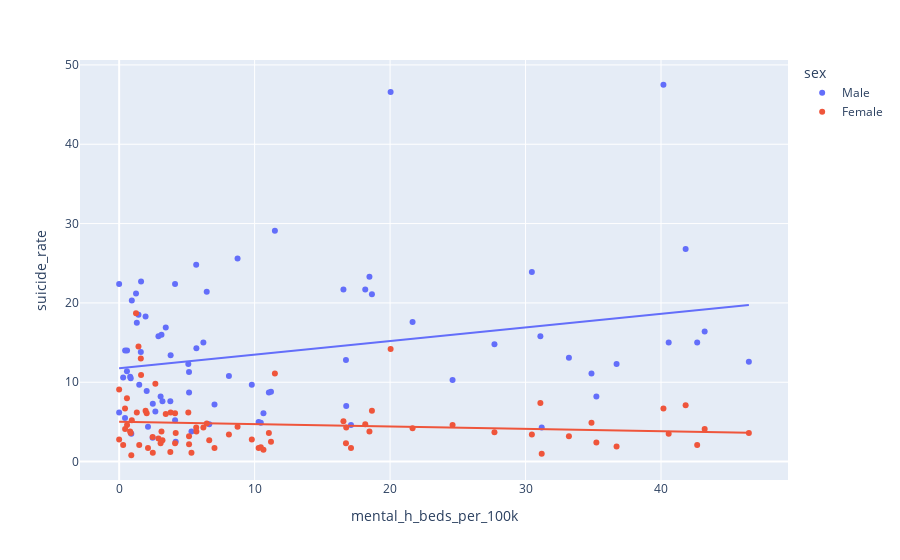

Notebook code for this chart:
### Markdown cell above
This seems like the most basic statistic there is, and that positive trend is worrying. Even if you look at that tempting river and cut it down to <0.1, the data make an annoying concave shape. But that's okay. This is a good time to mention that there are basically three "genres of accommodation" in the dataset:

* Facilities (per 100 000 people: mental hospitals, *beds in* mental hospitals, mental health units in general hospitals, *beds for mental health in* general hospitals, mental health outpatient facilities, mental health day treatment facilities, community residential facilities, and *beds in* community residential facilities)
* People (working in the mental health sector, per 100 000 people: psychiatrists, nurses, social workers, and psychologists)
* Government (fraction of government expenditure on mental health which was on mental hospitals, whether the country has a standalone law for mental health, when this law was enacted, whether the country has a standalone policy or plan for mental health, and when this policy was published)

Surely the number of beds is a better measure than the number of facilities, right?

### Code cell
fig = px.scatter(df2016g[df2016g["mental_h_beds_per_100k"] < 50], x="mental_h_beds_per_100k", y="suicide_rate", trendline="ols", color="sex")
fig.show()

### Figure 1 — Plotly figure (JSON) as saved in the notebook; plotly's stock layout.template omitted (floating-point values rounded to 4 significant figures)
{"data": [{"hovertemplate": "sex=Male<br>mental_h_beds_per_100k=%{x}<br>suicide_rate=%{y}<extra></extra>", "legendgroup": "Male", "marker": {"color": "#636efa", "symbol": "circle"}, "mode": "markers", "name": "Male", "orientation": "v", "showlegend": true, "type": "scatter", "x": [0.296, 0.585, 16.76, 0.896, 40.57, 31.19, 0, 0.434, 33.2, 9.792, 0, 3.125, 16.74, 43.22, 10.46, 0.811, 7.038, 4.126, 8.74, 11.21, 6.217, 36.72, 2.9, 2.033, 10.65, 2.129, 20.04, 1.951, 1.426, 21.66, 18.17, 35.23, 6.649, 1.482, 27.7, 1.6, 40.18, 4.175, 0.854, 3.06, 2.672, 46.48, 18.48, 0.439, 11.05, 0.576, 2.472, 3.779, 3.197, 4.129, 30.47, 5.701, 5.106, 2.483, 3.44, 17.11, 0.935, 34.87, 5.687, 31.09, 42.67, 5.338, 1.618, 6.464, 10.29, 5.158, 1.245, 41.82, 18.66, 24.61, 8.103, 5.161, 3.801, 16.56, 1.304, 11.5], "xaxis": "x", "y": [10.6, 14, 7, 3.5, 15, 4.3, 22.4, 5.5, 13.1, 9.7, 6.2, 16, 12.8, 16.4, 4.9, 10.7, 7.2, 22.4, 25.6, 8.8, 15, 12.3, 15.8, 8.9, 6.1, 4.4, 46.6, 18.3, 18.5, 17.6, 21.7, 8.2, 4.7, 9.7, 14.8, 13.8, 47.5, 2.5, 10.5, 8.2, 6.3, 12.6, 23.3, 14, 8.7, 11.4, 3, 7.6, 7.6, 5.2, 23.9, 14.3, 12.3, 7.3, 16.9, 4.6, 20.3, 11.1, 24.8, 15.8, 15, 3.8, 22.7, 21.4, 5, 11.3, 21.2, 26.8, 21.1, 10.3, 10.8, 8.7, 13.4, 21.7, 17.5, 29.1], "yaxis": "y"}, {"hovertemplate": "<b>OLS trendline</b><br>suicide_rate = 0.171268 * mental_h_beds_per_100k + 11.7722<br>R<sup>2</sup>=0.071624<br><br>sex=Male<br>mental_h_beds_per_100k=%{x}<br>suicide_rate=%{y} <b>(trend)</b><extra></extra>", "legendgroup": "Male", "marker": {"color": "#636efa", "symbol": "circle"}, "mode": "lines", "name": "Male", "showlegend": false, "type": "scatter", "x": [0, 0, 0.296, 0.434, 0.439, 0.576, 0.585, 0.811, 0.854, 0.896, 0.935, 1.245, 1.304, 1.426, 1.482, 1.6, 1.618, 1.951, 2.033, 2.129, 2.472, 2.483, 2.672, 2.9, 3.06, 3.125, 3.197, 3.44, 3.779, 3.801, 4.126, 4.129, 4.175, 5.106, 5.158, 5.161, 5.338, 5.687, 5.701, 6.217, 6.464, 6.649, 7.038, 8.103, 8.74, 9.792, 10.29, 10.46, 10.65, 11.05, 11.21, 11.5, 16.56, 16.74, 16.76, 17.11, 18.17, 18.48, 18.66, 20.04, 21.66, 24.61, 27.7, 30.47, 31.09, 31.19, 33.2, 34.87, 35.23, 36.72, 40.18, 40.57, 41.82, 42.67, 43.22, 46.48], "xaxis": "x", "y": [11.77, 11.77, 11.82, 11.85, 11.85, 11.87, 11.87, 11.91, 11.92, 11.93, 11.93, 11.99, 12.0, 12.02, 12.03, 12.05, 12.05, 12.11, 12.12, 12.14, 12.2, 12.2, 12.23, 12.27, 12.3, 12.31, 12.32, 12.36, 12.42, 12.42, 12.48, 12.48, 12.49, 12.65, 12.66, 12.66, 12.69, 12.75, 12.75, 12.84, 12.88, 12.91, 12.98, 13.16, 13.27, 13.45, 13.54, 13.56, 13.6, 13.67, 13.69, 13.74, 14.61, 14.64, 14.64, 14.7, 14.88, 14.94, 14.97, 15.2, 15.48, 15.99, 16.52, 16.99, 17.1, 17.11, 17.46, 17.74, 17.81, 18.06, 18.65, 18.72, 18.93, 19.08, 19.17, 19.73], "yaxis": "y"}, {"hovertemplate": "sex=Female<br>mental_h_beds_per_100k=%{x}<br>suicide_rate=%{y}<extra></extra>", "legendgroup": "Female", "marker": {"color": "#EF553B", "symbol": "circle"}, "mode": "markers", "name": "Female", "orientation": "v", "showlegend": true, "type": "scatter", "x": [0.296, 0.585, 16.76, 0.896, 40.57, 31.19, 0, 0.434, 33.2, 9.792, 0, 3.125, 16.74, 43.22, 10.46, 0.811, 7.038, 4.126, 8.74, 11.21, 6.217, 36.72, 2.9, 2.033, 10.65, 2.129, 20.04, 1.951, 1.426, 21.66, 18.17, 35.23, 6.649, 1.482, 27.7, 1.6, 40.18, 4.175, 0.854, 3.06, 2.672, 46.48, 18.48, 0.439, 11.05, 0.576, 2.472, 3.779, 3.197, 4.129, 30.47, 5.701, 5.106, 2.483, 3.44, 17.11, 0.935, 34.87, 5.687, 31.09, 42.67, 5.338, 1.618, 6.464, 10.29, 5.158, 1.245, 41.82, 18.66, 24.61, 8.103, 5.161, 3.801, 16.56, 1.304, 11.5], "xaxis": "x", "y": [2.1, 4.6, 4.3, 0.8, 3.5, 1, 9.1, 6.7, 3.2, 2.8, 2.8, 3.8, 2.3, 4.1, 1.8, 3.8, 1.7, 6.1, 4.4, 2.5, 4.3, 1.9, 2.9, 6.1, 1.5, 1.7, 14.2, 6.4, 14.5, 4.2, 4.7, 2.4, 2.7, 2.1, 3.7, 13, 6.7, 3.6, 3.6, 2.3, 9.8, 3.6, 3.8, 4.1, 3.6, 8, 3.1, 1.2, 2.7, 2.3, 3.4, 3.8, 6.2, 1.1, 6, 1.7, 5.2, 4.9, 4.3, 7.4, 2.1, 1.1, 10.9, 4.8, 1.7, 3.2, 18.7, 7.1, 6.4, 4.6, 3.4, 2.2, 6.2, 5.1, 6.2, 11.1], "yaxis": "y"}, {"hovertemplate": "<b>OLS trendline</b><br>suicide_rate = -0.030038 * mental_h_beds_per_100k + 5.03276<br>R<sup>2</sup>=0.014207<br><br>sex=Female<br>mental_h_beds_per_100k=%{x}<br>suicide_rate=%{y} <b>(trend)</b><extra></extra>", "legendgroup": "Female", "marker": {"color": "#EF553B", "symbol": "circle"}, "mode": "lines", "name": "Female", "showlegend": false, "type": "scatter", "x": [0, 0, 0.296, 0.434, 0.439, 0.576, 0.585, 0.811, 0.854, 0.896, 0.935, 1.245, 1.304, 1.426, 1.482, 1.6, 1.618, 1.951, 2.033, 2.129, 2.472, 2.483, 2.672, 2.9, 3.06, 3.125, 3.197, 3.44, 3.779, 3.801, 4.126, 4.129, 4.175, 5.106, 5.158, 5.161, 5.338, 5.687, 5.701, 6.217, 6.464, 6.649, 7.038, 8.103, 8.74, 9.792, 10.29, 10.46, 10.65, 11.05, 11.21, 11.5, 16.56, 16.74, 16.76, 17.11, 18.17, 18.48, 18.66, 20.04, 21.66, 24.61, 27.7, 30.47, 31.09, 31.19, 33.2, 34.87, 35.23, 36.72, 40.18, 40.57, 41.82, 42.67, 43.22, 46.48], "xaxis": "x", "y": [5.033, 5.033, 5.024, 5.02, 5.02, 5.015, 5.015, 5.008, 5.007, 5.006, 5.005, 4.995, 4.994, 4.99, 4.988, 4.985, 4.984, 4.974, 4.972, 4.969, 4.959, 4.958, 4.952, 4.946, 4.941, 4.939, 4.937, 4.929, 4.919, 4.919, 4.909, 4.909, 4.907, 4.879, 4.878, 4.878, 4.872, 4.862, 4.862, 4.846, 4.839, 4.833, 4.821, 4.789, 4.77, 4.739, 4.724, 4.719, 4.713, 4.701, 4.696, 4.687, 4.535, 4.53, 4.529, 4.519, 4.487, 4.478, 4.472, 4.431, 4.382, 4.293, 4.201, 4.118, 4.099, 4.096, 4.035, 3.985, 3.975, 3.93, 3.826, 3.814, 3.777, 3.751, 3.734, 3.636], "yaxis": "y"}], "layout": {"legend": {"title": {"text": "sex"}, "tracegroupgap": 0}, "margin": {"t": 60}, "xaxis": {"anchor": "y", "domain": [0, 1], "title": {"text": "mental_h_beds_per_100k"}}, "yaxis": {"anchor": "x", "domain": [0, 1], "title": {"text": "suicide_rate"}}}}
